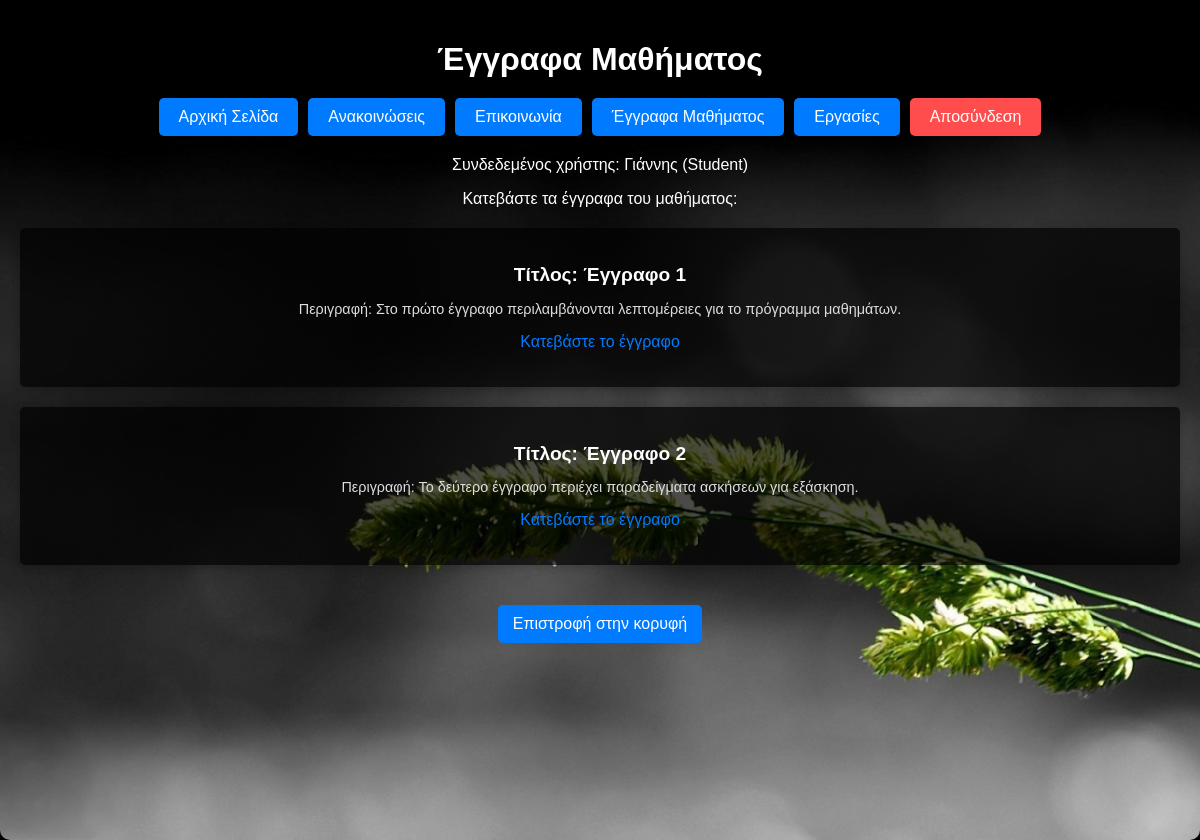
Screenshot of /documents.php (signed in) with the database file from the repository.
### tables this page shows
CREATE TABLE `Eggrafa` (
  `id` int(11) NOT NULL,
  `titlos` varchar(255) NOT NULL,
  `perigrafi` text,
  `arxeio` varchar(255) NOT NULL
);

### documents.php (the view, shortened to what this page needs)
<?php
$host = "localhost";
$dbname = "student4198partB";
$username = "profileUSER";
$password = "Testing1001@";
$conn = new mysqli($host, $username, $password, $dbname);
$onoma = $_SESSION['onoma'];
$rolos = $_SESSION['rolos'];
$query = "SELECT id, titlos, perigrafi, arxeio FROM Eggrafa";
$results = $conn->query($query);
?>
<!DOCTYPE html>
<html lang="el">
<head>
</head>
<body>
    <div class="container">
        <h1>Έγγραφα Μαθήματος</h1>
        <div class="button-container">
    <a href="home.php" class="button">Αρχική Σελίδα</a>
    <a href="announcement.php" class="button">Ανακοινώσεις</a>
    <a href="communication.php" class="button">Επικοινωνία</a>
    <a href="documents.php" class="button">Έγγραφα Μαθήματος</a>
    <a href="homework.php" class="button">Εργασίες</a>
    <div class="logout">
        <a href="logout.php" class="button">Αποσύνδεση</a>
    </div>
</div>
        <div class="content">
            <p>Συνδεδεμένος χρήστης: <?php echo htmlspecialchars($onoma); ?> (<?php echo htmlspecialchars($rolos); ?>)</p>
            <p>Κατεβάστε τα έγγραφα του μαθήματος:</p>
            <ul class="document-list">
                <?php while ($row = $results->fetch_assoc()): ?>
                    <li class="document-item">
                        <h2 class="document-title">Τίτλος: <?php echo htmlspecialchars($row['titlos']); ?></h2>
                        <p class="document-description">Περιγραφή: <?php echo htmlspecialchars($row['perigrafi']); ?></p>
                        <p><a href="<?php echo htmlspecialchars($row['arxeio']); ?>" download class="document-link">Κατεβάστε το έγγραφο</a></p>
                    </li>
                <?php endwhile; ?>
            </ul>
            <a href="#top" class="top-link">Επιστροφή στην κορυφή</a>
        </div>
    </div>
</body>
</html>

### documents.php (style rules this page uses)
body, html { font-family: sans-serif; margin: 0; padding: 0; height: 100%; background-color: #000; color: #fff; }
.container { max-width: 1200px; margin: 0 auto; padding: 20px; background: #111 url("im2.jpg") no-repeat center center / cover; border-radius: 10px; box-shadow: 0 4px 15px rgba(0, 0, 0, 0.5); min-height: 100vh; }
h1 { text-align: center; margin-bottom: 20px; color: #fff; }
.button-container { display: flex; justify-content: center; flex-wrap: wrap; gap: 10px; margin-bottom: 20px; }
.button { display: inline-block; padding: 10px 20px; background-color: #007bff; color: #fff; text-decoration: none; border-radius: 5px; transition: background-color 0.3s; }
.logout { display: flex; justify-content: flex-end; }
.logout a { background-color: #ff4d4d; }
.content { text-align: center; margin-top: 20px; }
.document-list { list-style: none; padding: 0; }
.document-item { background: rgba(0, 0, 0, 0.7); margin: 20px 0; padding: 20px; border-radius: 5px; box-shadow: 0 2px 8px rgba(0, 0, 0, 0.2); }
.document-title { font-size: 1.2em; margin-bottom: 10px; color: #fff; }
.document-description { margin-bottom: 10px; font-size: 0.9em; color: #ddd; }
.document-link { color: #007bff; text-decoration: none; }
.top-link { display: inline-block; margin-top: 20px; padding: 10px 15px; background-color: #007bff; color: #fff; text-decoration: none; border-radius: 5px; transition: background-color 0.3s; }

### rows the page displays
eggrafa: titlos "Έγγραφο 1", perigrafi "Στο πρώτο έγγραφο περιλαμβάνονται λεπτομέρειες για το πρόγραμμα μαθημάτων."
eggrafa: titlos "Έγγραφο 2", perigrafi "Το δεύτερο έγγραφο περιέχει παραδείγματα ασκήσεων για εξάσκηση."

### other values shown
$onoma "Γιάννης"
$rolos "Student"
